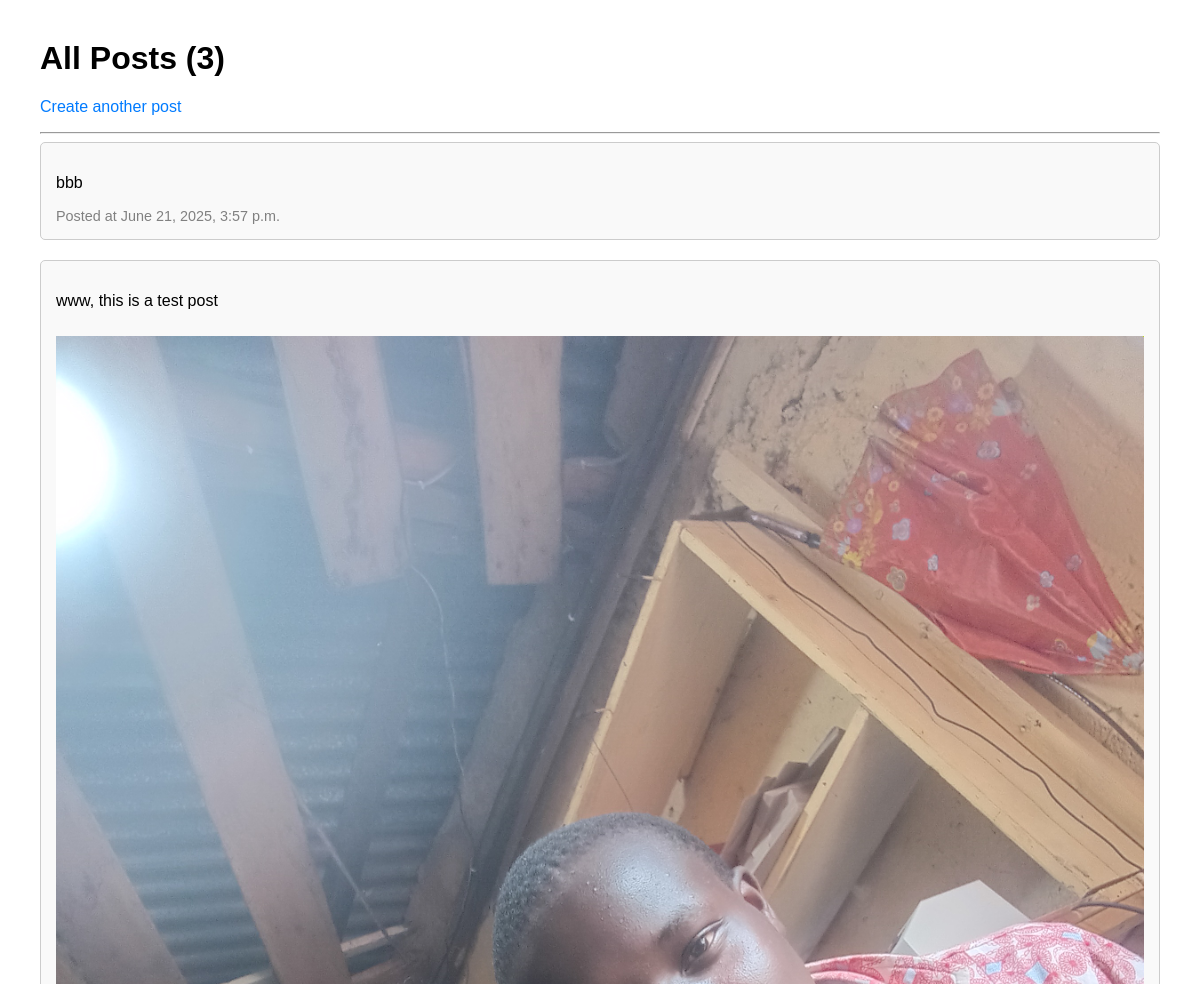
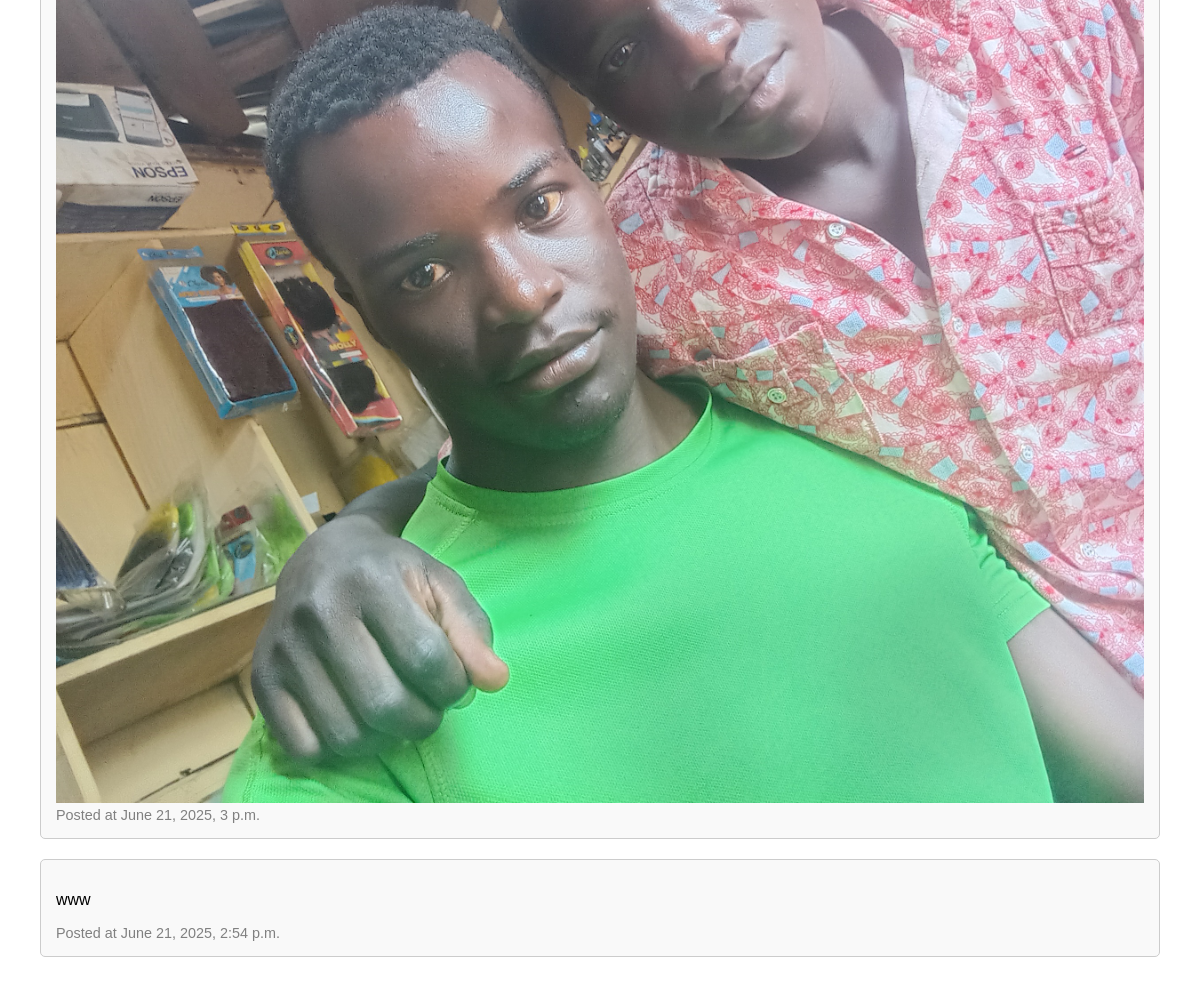
The app's page /posts/, older data (2 pictures, top to bottom).
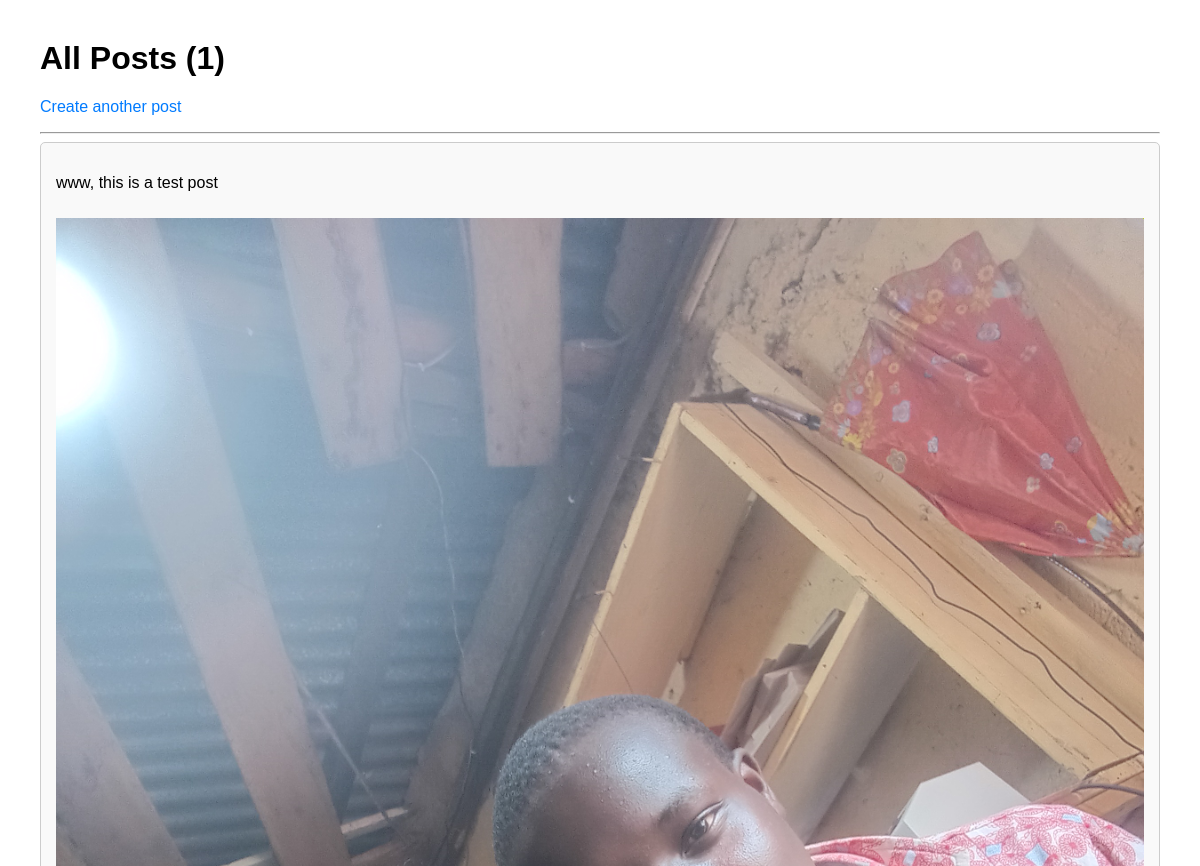
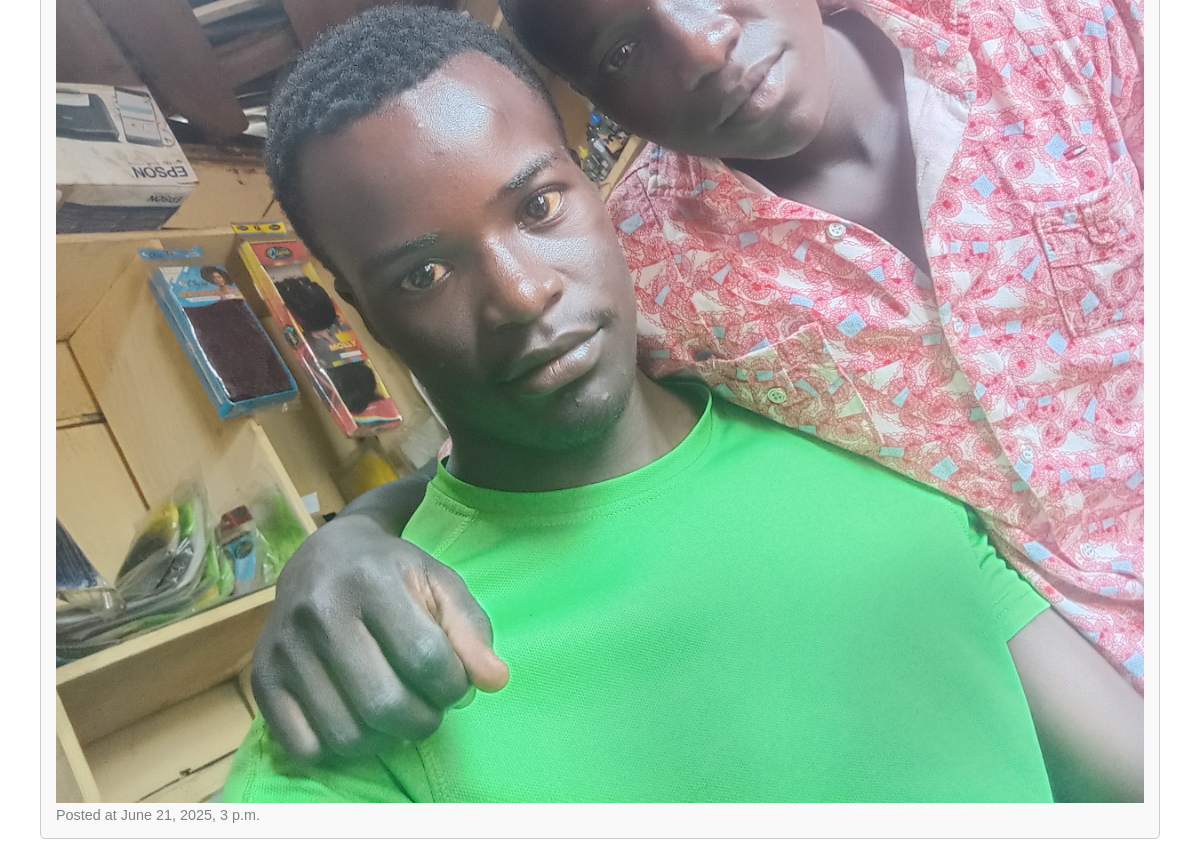
The same page, newer data (2 pictures, top to bottom).
### posts/models.py (models this page shows, shortened)
class Post(models.Model):
    content = models.TextField()
    image = models.ImageField(upload_to='post_images/', blank=True, null=True)
    created_at = models.DateTimeField(auto_now_add=True)
    ip_address = models.GenericIPAddressField(blank=True, null=True)
    blocked = models.BooleanField(default=False)
    user = models.CharField(max_length=255, blank=True, null=True)

### posts/views.py (the view)
# urls.py: path('posts/', views.post_list, name='post_list'),
def post_list(request):
    if request.user.is_staff:
        posts = Post.objects.all().order_by('-created_at')
    else:
        posts = Post.objects.filter(blocked=False).order_by('-created_at')
    return render(request, 'posts/post_list.html', {'posts': posts})

### templates/posts/post_list.html (shortened to what this page needs)
<!DOCTYPE html>
<html lang="en">
<head>
</head>
<body>
    <h1>All Posts ({{ posts.count }})</h1>
    <p><a href="{% url 'create_post' %}">Create another post</a></p>
    <hr>
    {% if posts %}
    {% for post in posts %}
    <div class="post">
        <p>{{ post.content }}</p>
        {% if post.image %}
        <img src="{{ post.image.url }}" alt="Post image">
        {% endif %}
        <div class="meta">Posted at {{ post.created_at }}</div>
    </div>
    {% endfor %}
    {% else %}
    <p>No posts yet.</p>
    {% endif %}
</body>
</html>

### templates/posts/post_list.html (style rules this page uses)
body { font-family: Arial, sans-serif; margin: 40px; }
.post { border: 1px solid #ccc; padding: 15px; margin-bottom: 20px; border-radius: 5px; background-color: #f9f9f9; }
.post img { max-width: 100%; margin-top: 10px; }
.meta { font-size: 0.9em; color: gray; }
a, button { text-decoration: none; color: #007BFF; background: none; border: none; padding: 0; font-size: 1em; cursor: pointer; }

Row changes from the older to the newer data that the page shows:
removed Post: content "bbb", created_at "June 21, 2025, 3:57 p.m."
removed Post: content "www", created_at "June 21, 2025, 2:54 p.m."
Text that changed along with them:
{{ posts.count }}: "3" → "1"
